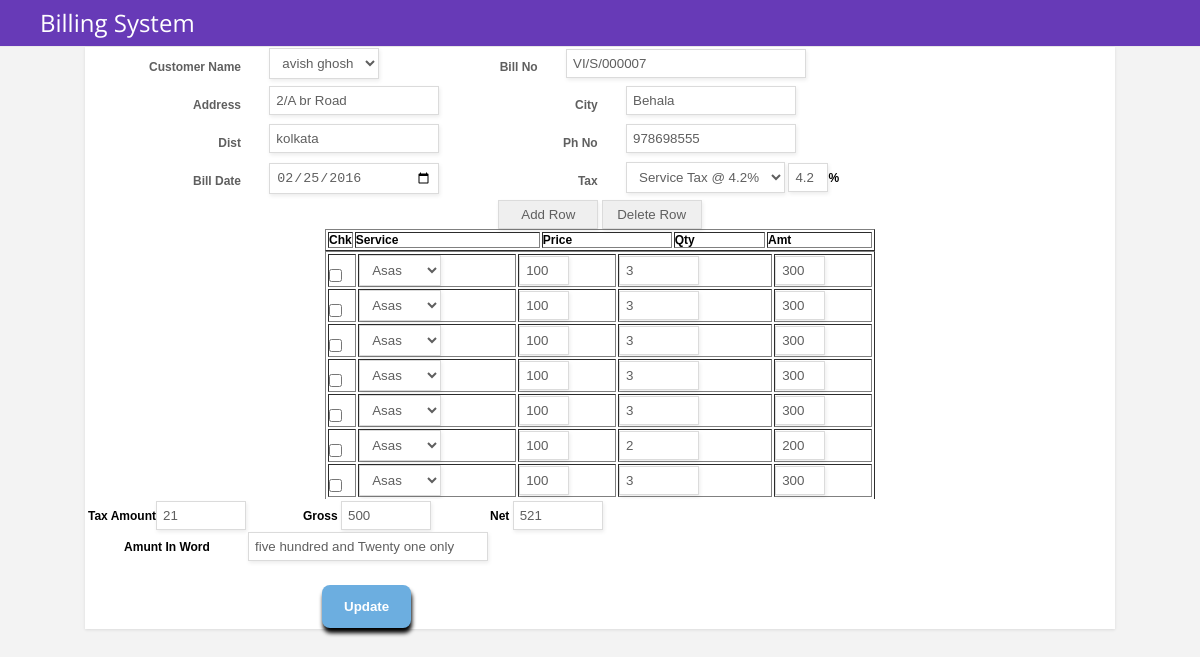
Page /edit/service-bill-edit.php?id=32 on the committed database.
### tables this page shows
CREATE TABLE IF NOT EXISTS `serv_bill_master` (
`id` int(11) NOT NULL,
  `serv_bill_no` varchar(100) NOT NULL,
  `bill_date` date NOT NULL,
  `cust_id` varchar(50) NOT NULL,
  `CustomerName` varchar(255) NOT NULL,
  `Address1` varchar(255) NOT NULL,
  `City` varchar(255) NOT NULL,
  `Dist` varchar(255) NOT NULL,
  `PinCode` varchar(255) NOT NULL,
  `CellNo` varchar(255) NOT NULL,
  `tax_id` varchar(50) NOT NULL,
  `taxPer` double NOT NULL,
  `tax_amt` varchar(100) NOT NULL,
  `total_amt` varchar(100) NOT NULL,
  `Net_Amt` int(11) NOT NULL,
  `In_Word` varchar(255) NOT NULL,
  `referns` varchar(100) NOT NULL
);

CREATE TABLE IF NOT EXISTS `service_bill_trans` (
`id` int(11) NOT NULL,
  `SlNo` int(11) NOT NULL,
  `serv_bill_id` varchar(255) NOT NULL,
  `serv_id` varchar(255) NOT NULL,
  `DoBy` varchar(200) NOT NULL,
  `serv_rate` varchar(255) NOT NULL,
  `serv_qty` varchar(255) NOT NULL,
  `serv_amt` varchar(255) NOT NULL
);

### edit/service-bill-edit.php (the view, shortened to what this page needs)
<?php
$id=$_GET['id'];
$chk=mysql_query("SELECT * FROM serv_bill_master WHERE  id = '$id' ");
 $rec=mysql_fetch_assoc($chk);
		?>
<!DOCTYPE html>
<html>
<head>
	<link rel="stylesheet" href="../assets/demo.css">
	<link rel="stylesheet" href="../assets/form-basic.css">
</head>
	<header>
		<h1>Billing System</h1>
    </header>
    <div class="main-content">
        <form class="form-basic" method="post" action="">
         <div class="form-row">
                <label>
                    <span>Customer Name</span>
                   <select name="ddlcus" id="ddlcus" required>
                   <?php
                   echo "<option value='$rec[CustomerName]' selected>$rec[CustomerName]</option>";
                    ?>
					</select>
                </label>
               <label>
                    <span>Bill No</span>
                    <input type="text" name="billno" placeholder="Bill No" value="<?php echo $rec['serv_bill_no']; ?>" readonly required>
                </label>
            </div>
            <div class="form-row">
            <label>
                    <span>Address</span>
                    <input style="width:170px;" type="text" name="txtAdd" id="txtAdd" value="<?php echo $rec['Address1']; ?>"  readonly >
                </label>
                <label>
                    <span>City</span>
                    <input style="width:170px;" type="text" name="txtCity" id="txtCity" value="<?php echo $rec['City']; ?>" readonly >
                    </label>
            </div>
            <div class="form-row">
            <label>
                    <span>Dist</span>
                    <input style="width:170px;" type="text" name="txtDist" id="txtDist" value="<?php echo $rec['Dist']; ?>" readonly>
                </label>
                <label>
                    <span>Ph No</span>
                    <input style="width:170px;" type="text" name="txtPh" id="txtPh" value="<?php echo $rec['CellNo']; ?>" readonly >
                    </label>
            </div>
<div class="form-row">
                <label>
                    <span>Bill Date</span>
                    <input style="width:170px;" type="date" name="billdate" value="<?php echo $rec['bill_date']; ?>" required>
                </label>
                <label>
                    <span>Tax</span>
                    <select name="ddltax" id="tax" required>
            <option value="<?php echo $rec['tax_id']; ?>" data-price="<?php echo $rec['taxPer']; ?>"><?php echo $rec['tax_id']; ?></option>
                    </select>
                    <input type="text" name="taxper" id="taxper" value="<?php echo $rec['taxPer']; ?>" readonly style="width:40px;" >%
                </label>
            </div>
     <INPUT style="width:100px;" type="button" value="Add Row" name="add" onClick="addRow('dataTable')" />
    <INPUT style="width:100px;" type="button" value="Delete Row" onClick="deleteRow('dataTable'); totalcal(); " />
 <div align="center" style="overflow-y: scroll; height: 270px; " >
   <table width="550px" border="1">
   <thead>
     <td width="13px">Chk</td><td>Service</td><td>Price</td><td>Qty</td><td>Amt</td>
     </thead>
   </table>
    <TABLE id="dataTable" width="550px" border="1">
        <?php
		$i=0;
		$trans=mysql_query("Select * from service_bill_trans where serv_bill_id='$rec[serv_bill_no]' order by SlNo");
         while ($rowtrns=mysql_fetch_array($trans))
   {  ?>
        <tr id='<?php echo $row='row_'.$i;  ?>'>
            <TD><INPUT id="Srvs" type="checkbox" name="chk[]"/></TD>
            <TD><select name="Srvs[]" id="category1" onChange="calculate('row_0')" required>
                   <?php
$rs=mysql_query("Select * from service_master order by  serv_id");
	  while($row=mysql_fetch_array($rs))
{
if($row[0]==$Srvs)
{
echo "<option value='$row[1]' data-price='$row[serv_rate]' selected>$row[1]</option>";
}
else
{
echo "<option value='$row[1]' data-price='$row[serv_rate]'>$row[1]</option>";
}
}
?>
                    </select>
                    </TD>
              <TD ><INPUT style="width:50px;" type="text" name="rate[]" id="rate" onKeyUp="totalcal();" value="<?php echo $rowtrns['serv_rate']; ?>" oninput="calculate('<?php echo $row='row_'.$i;  ?>')"/></TD>
            <TD>
                <INPUT style="width:80px;" type="text" name="qty[]" id="qty" onKeyUp="totalcal();" oninput="calculate('<?php echo $row='row_'.$i;  ?>')" value="<?php echo $rowtrns['serv_qty']; ?>" required />
            </TD>
            <td>
            <INPUT style="width:50px;" type="text" name="amt[]" id="amt" value="<?php echo $rowtrns['serv_amt']; ?>"  readonly/>
            </td>
        </tr>
        <?php $i++; } ?>
    </TABLE>
            </div>
              <div >
              <table>
               <tr>
              <td >Tax Amount<input style="width:90px;" type="text" name="taxamt" id="taxamt" value="<?php echo $rec['tax_amt']; ?>" readonly /> </td>
                <td >Gross  <input style="width:90px;" type="text" name="total" id="tot"value="<?php echo $rec['total_amt']; ?>"  readonly /> <td>
                <td >Net  <input style="width:90px;" type="text" name="txtNet" id="txtNet" onChange="inWords ();" value="<?php echo $rec['Net_Amt']; ?>" readonly  /> <td>
                </tr>
                <tr><td>Amunt In Word</td><td colspan="2" ><input type="text" name="AmtInWord" id="AmtInWord" value="<?php echo $rec['In_Word']; ?>" readonly > </td> </tr>
                </table>
              </div>
                <button type="submit" name="submit">Update</button>
        </form>
    </div>
</body>
</html>

### assets/demo.css (style rules this page uses)
* { margin: 0; padding: 0; box-sizing: border-box; }
html { background-color: #efefef; }
header { box-sizing: border-box; text-align: center; width: 100%; padding: 5px 40px; background-color: #673AB7; overflow: hidden; }
header h1 { float: left; font: normal 24px/1.5 'Open Sans', sans-serif; color: #fff; }
.main-content { margin-bottom: 75px; }

### assets/form-basic.css (style rules this page uses)
html { background-color: #f3f3f3; }
.form-basic { max-width: 1030px; margin: 0 auto; padding: 1px; box-sizing: border-box; background-color: #ffffff; box-shadow: 0 1px 3px 0 rgba(0, 0, 0, 0.1); font: bold 12px sans-serif; text-align: center; }
.form-basic .form-row { text-align: left; margin-bottom: 0px; }
.form-basic .form-row > label span { display: inline-block; box-sizing: border-box; color: #5F5F5F; width: 180px; text-align: right; vertical-align: top; padding: 12px 25px; }
.form-basic input { color: #5f5f5f; box-sizing: border-box; width: 240px; box-shadow: 1px 2px 4px 0 rgba(0, 0, 0, 0.08); padding: 6px; border: 1px solid #dbdbdb; }
.form-basic input[type=radio], .form-basic input[type=checkbox] { box-shadow: none; width: auto; }
.form-basic input[type=checkbox] { margin-top: 13px; }
.form-basic select { background-color: #ffffff; color: #5f5f5f; box-sizing: border-box; max-width: 240px; box-shadow: 1px 2px 4px 0 rgba(0, 0, 0, 0.08); padding: 6px 8px; border: 1px solid #dbdbdb; }
.form-basic button { display: block; border-radius: 8px; background-color: #6caee0; color: #ffffff; font-weight: bold; box-shadow: 1px 5px 4px 0 rgba(0, 0, 0, 1); padding: 14px 22px; border: 0; margin: 22px 236px 0; }

### rows in the picture
serv_bill_master: ddlcus "avish ghosh", billno "VI/S/000007", txtAdd "2/A br Road", txtCity "Behala", txtDist "kolkata", txtPh "978698555", billdate "02/25/2016", ddltax "Service Tax @ 4.2%", taxper "4.2", taxamt "21", txtNet "521", AmtInWord "five hundred and Twenty one only"
service_bill_trans: serv_rate "100", serv_qty "3", serv_amt "300"
service_bill_trans: serv_rate "100", serv_qty "3", serv_amt "300"
service_bill_trans: serv_rate "100", serv_qty "3", serv_amt "300"
service_bill_trans: serv_rate "100", serv_qty "3", serv_amt "300"
service_bill_trans: serv_rate "100", serv_qty "3", serv_amt "300"
service_bill_trans: serv_rate "100", serv_qty "2", serv_amt "200"
service_bill_trans: serv_rate "100", serv_qty "3", serv_amt "300"

### other values in the picture
form field value "Asas"
